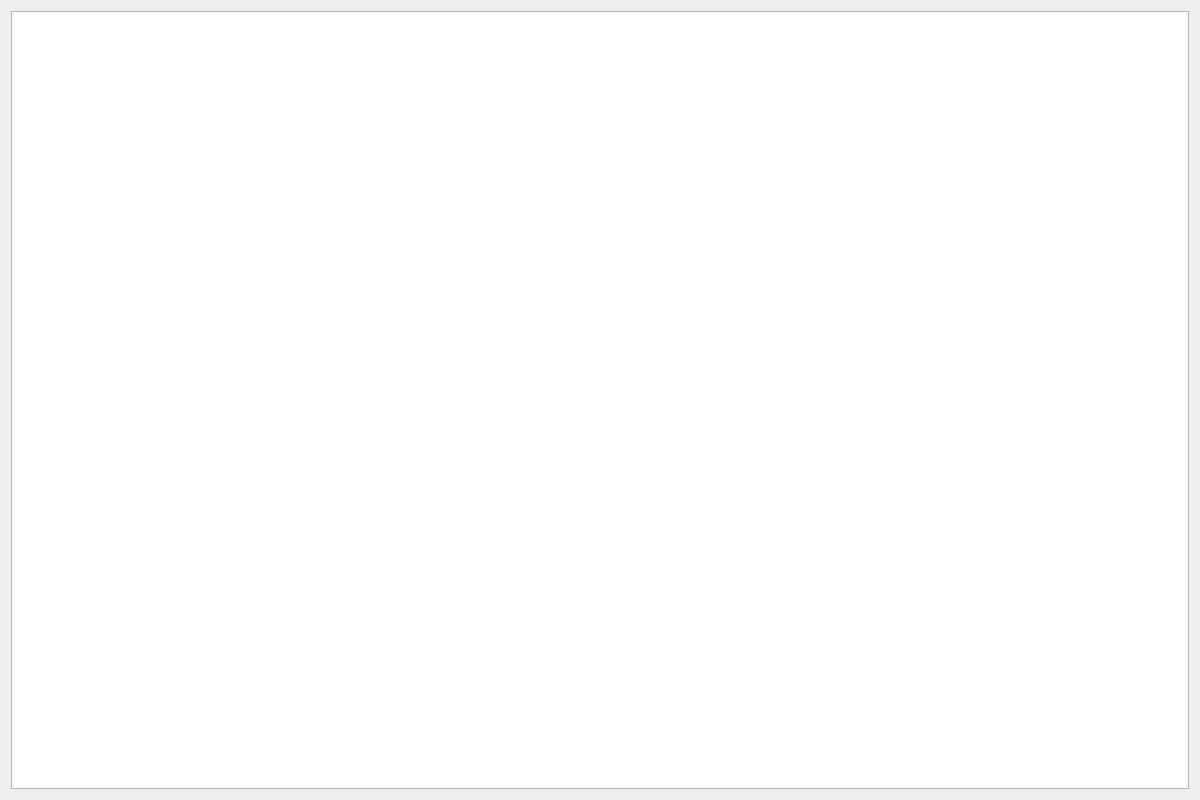
<?xml version="1.0" encoding="UTF-8"?>
<ui version="4.0">
 <class>GameField</class>
 <widget class="QWidget" name="GameField">
  <property name="geometry">
   <rect>
    <x>0</x>
    <y>0</y>
    <width>1200</width>
    <height>800</height>
   </rect>
  </property>
  <property name="windowTitle">
   <string>Form</string>
  </property>
  <layout class="QVBoxLayout" name="verticalLayout">
   <item>
    <widget class="QGraphicsView" name="graphicsView">
     <property name="autoFillBackground">
      <bool>false</bool>
     </property>
     <property name="backgroundBrush">
      <brush brushstyle="NoBrush">
       <color alpha="255">
        <red>0</red>
        <green>0</green>
        <blue>0</blue>
       </color>
      </brush>
     </property>
    </widget>
   </item>
  </layout>
 </widget>
 <resources/>
 <connections/>
</ui>
